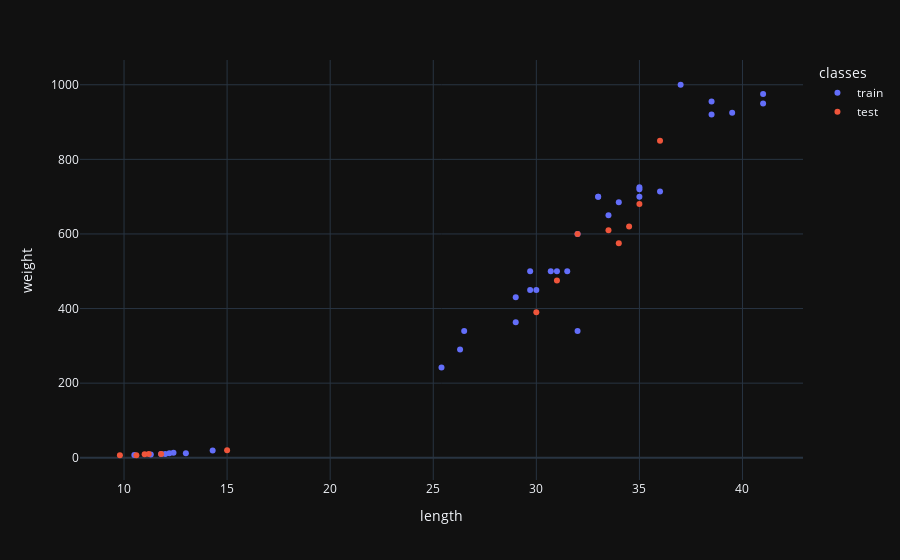

Notebook cell for this chart:
### Code cell
# training set 과 test set 을 scatter plot 으로 그려보기

length = np.concatenate((train_input[:, 0], test_input[:, 0]), axis=0)
weight = np.concatenate([train_input[:, 1], test_input[:, 1]], axis=0)

classes = [ "train" if x < 35 else "test"  for x in range(0, 49)]

import pandas as pd
df = pd.DataFrame({"length": length, "weight": weight, "classes": classes})

import plotly.express as px
fig = px.scatter(df, x="length", y="weight", color="classes")
fig.show()

### Figure 1 — Plotly figure (JSON) as saved in the notebook; plotly's stock layout.template omitted (floating-point values rounded to 4 significant figures)
{"data": [{"hovertemplate": "classes=train<br>length=%{x}<br>weight=%{y}<extra></extra>", "legendgroup": "train", "marker": {"color": "#636efa", "symbol": "circle"}, "mode": "markers", "name": "train", "orientation": "v", "showlegend": true, "x": [32.0, 12.4, 14.3, 12.2, 33.0, 36.0, 35.0, 35.0, 38.5, 33.5, 31.5, 29.0, 41.0, 30.0, 29.0, 29.7, 11.3, 11.8, 13.0, 32.0, 30.7, 33.0, 35.0, 41.0, 38.5, 25.4, 12.0, 39.5, 29.7, 37.0, 31.0, 10.5, 26.3, 34.0, 26.5], "xaxis": "x", "y": [340.0, 13.4, 19.7, 12.2, 700.0, 714.0, 720.0, 725.0, 955.0, 650.0, 500.0, 430.0, 950.0, 450.0, 363.0, 500.0, 8.7, 10.0, 12.2, 600.0, 500.0, 700.0, 700.0, 975.0, 920.0, 242.0, 9.8, 925.0, 450.0, 1000.0, 500.0, 7.5, 290.0, 685.0, 340.0], "yaxis": "y", "type": "scatter"}, {"hovertemplate": "classes=test<br>length=%{x}<br>weight=%{y}<extra></extra>", "legendgroup": "test", "marker": {"color": "#EF553B", "symbol": "circle"}, "mode": "markers", "name": "test", "orientation": "v", "showlegend": true, "x": [10.6, 9.8, 35.0, 11.2, 31.0, 34.5, 33.5, 15.0, 34.0, 30.0, 11.8, 32.0, 36.0, 11.0], "xaxis": "x", "y": [7.0, 6.7, 680.0, 9.8, 475.0, 620.0, 610.0, 19.9, 575.0, 390.0, 9.9, 600.0, 850.0, 9.7], "yaxis": "y", "type": "scatter"}], "layout": {"xaxis": {"anchor": "y", "domain": [0.0, 1.0], "title": {"text": "length"}}, "yaxis": {"anchor": "x", "domain": [0.0, 1.0], "title": {"text": "weight"}}, "legend": {"title": {"text": "classes"}, "tracegroupgap": 0}, "margin": {"t": 60}}}
